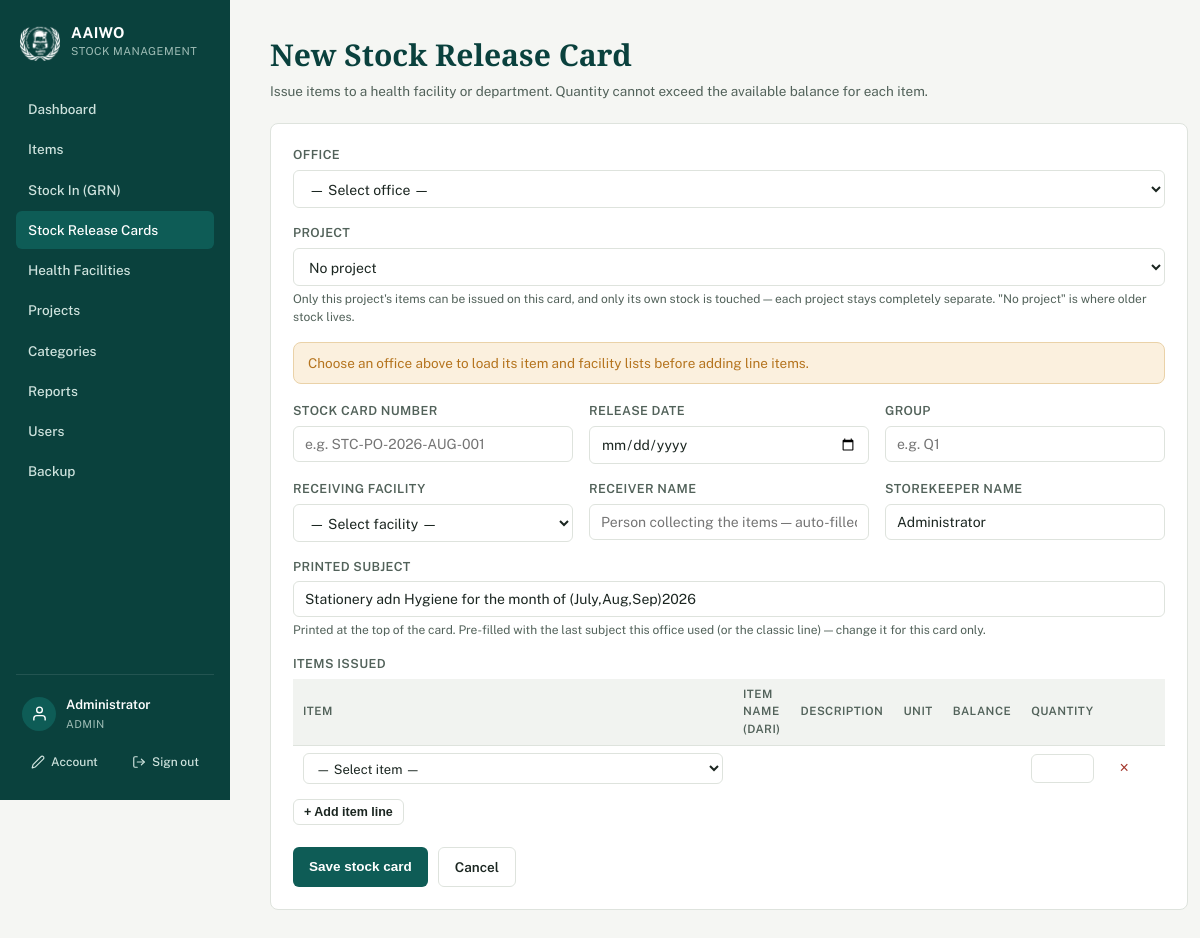
The page /release_form.php (signed in) on the database its author committed.
### tables this page shows
CREATE TABLE Users (
            UserID INTEGER PRIMARY KEY AUTOINCREMENT,
            Username TEXT NOT NULL UNIQUE,
            PasswordHash TEXT NOT NULL,
            FullName TEXT,
            Role TEXT NOT NULL DEFAULT 'staff',
            Active INTEGER NOT NULL DEFAULT 1,
            MustChangePassword INTEGER NOT NULL DEFAULT 0,
            CreatedAt TEXT NOT NULL DEFAULT (datetime('now'))
        , FailedLoginAttempts INTEGER NOT NULL DEFAULT 0, LockedUntil TEXT, Office TEXT);

### release_form.php (the view, shortened to what the rows shown need)
<?php
require __DIR__ . '/includes/functions.php';
require_login();
$releaseId = isset($_GET['id']) ? (int)$_GET['id'] : 0;
$release = null;
$me = current_user();
if ($release) {
    $defaultStorekeeper = (string)($release['StorekeeperName'] ?? '');
} elseif ($_SERVER['REQUEST_METHOD'] === 'POST' && isset($_POST['StorekeeperName'])) {
    $defaultStorekeeper = trim((string)$_POST['StorekeeperName']);
} else {
    $defaultStorekeeper = trim((string)($me['FullName'] ?: $me['Username']));
}
require __DIR__ . '/includes/header.php';
?>
<div class="page-head">
  <div>
    <h1><?= $releaseId > 0 ? 'Edit' : 'New' ?> Stock Release Card</h1>
  </div>
</div>
<div class="panel">
  <form method="post" style="padding:22px;">
    <div class="row3">
      <div class="field">
        <label>Storekeeper name</label>
        <?php if ($release): ?>
          <input type="text" value="<?= h($release['StorekeeperName'] ?: '') ?>" disabled title="Recorded when this card was created — editing a card never changes its storekeeper">
          <div class="muted" style="font-size:12px;margin-top:4px;">Recorded when this card was created — kept unchanged when the card is edited.</div>
        <?php else: ?>
          <input type="text" name="StorekeeperName" required placeholder="Person releasing the stock" value="<?= h($defaultStorekeeper) ?>">
        <?php endif; ?>
      </div>
    </div>
    <div class="field">
      <div class="line-table-wrap">
      <table class="line-table" id="lineTable">
        <thead>
          <tr>
            <th>Item</th>
            <th>Item Name (Dari)</th>
            <th>Description</th>
            <th>Unit</th>
            <th class="num">Balance</th>
            <th class="qty">Quantity</th>
            <th class="remove"></th>
            <th class="edit-col"></th>
          </tr>
        </thead>
      </table>
      </div>
    </div>
  </form>
</div>
<?php require __DIR__ . '/includes/footer.php'; ?>

### includes/header.php (shortened to what the rows shown need)
<?php
require_once __DIR__ . '/functions.php';
$me = current_user();
?>
<!DOCTYPE html>
<html lang="en">
<head>
<?php
$cssPath = __DIR__ . '/../assets/style.css';
$cssVer = is_file($cssPath) ? filemtime($cssPath) : 1;
?>
<link rel="stylesheet" href="<?= isset($assetPrefix) ? $assetPrefix : '' ?>assets/style.css?v=<?= $cssVer ?>">
</head>
<body>
<div class="shell">
  <aside class="sidebar">
    <div class="sidebar-account">
      <div class="account-card">
        <div class="account-meta">
          <div class="account-name"><?= h($me['FullName'] ?? '') ?></div>
          <div class="account-role">
            <?= h(ucfirst($me['Role'] ?? '')) ?>
          </div>
        </div>
      </div>
    </div>
  </aside>
  <main class="content">

### rows shown on the page
users: FullName "Administrator", Role "ADMIN", StorekeeperName "Administrator"
